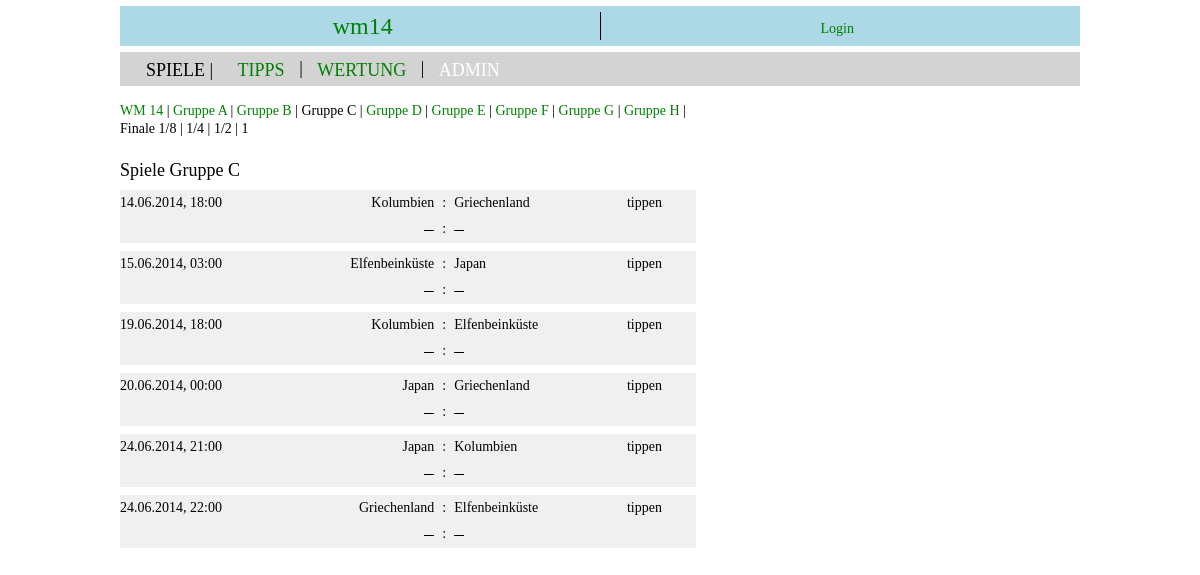
Page /bet/games/4/ on the committed database.
### bet/models.py (models this page shows, shortened)
class Event(models.Model):
    objects = EventManager()
    label = models.CharField(max_length=100, unique=True,  null=False)
    status = models.ForeignKey(Status)
    parent = models.ForeignKey('self', null=True)
    active = models.BooleanField(default=True)
    betpools = models.ManyToManyField(Betpool, through='PoolEvent')

class Team(models.Model):
    objects = TeamManager()
    name = models.CharField(max_length=100, unique=True)
    logo = models.BinaryField()
    active = models.BooleanField(default=True)

### bet/views.py (the view)
# urls.py: url(r'^games/(?P<event>\w+)/$', 'games'),
def games(request, event=1):
    context = RequestContext(request)
    if event == None:
        myevent = Event.objects.all().filter(parent_id=None, active=True)[:1].get()
    else:
        myevent = Event.objects.get(id=event)
    myevents = Event.objects.all().filter(active=True)
    allmatches = Match.objects.all().filter(event=myevent)
    mymatches = []
    for onematch in allmatches:
        opp1 = Opponent.objects.get(match_id=onematch, rank=1)
        opp2 = Opponent.objects.get(match_id=onematch, rank=2)
        team1 = Team.objects.get(id=opp1.team_id)
        team2 = Team.objects.get(id=opp2.team_id)
        mymatches.append(MyMatch(match_id=onematch.id, begin=onematch.begin.strftime('%d.%m.%Y, %H:%M'), status=onematch.status, has_overtime=onematch.has_overtime, has_penalties=onematch.has_penalties, \
                                team1_name=team1.name, team1_logo=team1.logo, team1_active=team1.active, team1_score_regular=opp1.score_regular, team1_score_overtime=opp1.score_overtime, team1_score_penalties=opp1.score_penalties, \
                                team2_name=team2.name, team2_logo=team2.logo, team2_active=team2.active, team2_score_regular=opp2.score_regular, team2_score_overtime=opp2.score_overtime, team2_score_penalties=opp2.score_penalties))
    return render_to_response('bet/games.html', {'body_id': 'games', 'event': myevent, 'events': myevents, 'matches': mymatches }, context )

### templates/bet/games.html (shortened to what this page needs)
{% extends "base.html" %}
{% block content %}
<div class="small-gap"></div>
<div class="subnav">
    {% for ev in events %}
        {% if ev == event %}
            {{ ev.label }} |
        {% else %}
            <a href="{% url 'bet.views.games' ev.id %}">{{ ev.label }}</a> |
        {% endif %}
    {% endfor %}
</div>
<div class="subnav">Finale 1/8 | 1/4 | 1/2 | 1</div>
<div class="gap"></div>
<h2>Spiele {{ event.label }} </h2>
<div class="div-table timetable">
        {% for match in matches %}
            <div class="gap"></div>
            <div class="div-row">
                <div class="div-cell timetable-time">
                    {{ match.begin }}
                </div>
                <div class="div-cell right timetable-team">
                    {{ match.team1_name }}
                </div>
                <div class="div-cell center timetable-spacer">
                    :
                </div>
                <div class="div-cell timetable-team">
                    {{ match.team2_name }}
                </div>
                <div class="div-cell timetable-tip">
                    {% if match.status == 30 %}
                        <a href=#>tippen</a>
                    {% else %}
                        tippen
                    {% endif %}
                </div>
            </div>
            <div class="div-row">
                <div class="div-cell timetable-time">
                </div>
                <div class="div-cell right timetable-team">
                    {% if match.status == 30 and match.team1_score_regular != None %}
                        {{ match.team1_score_regular }}
                    {% else %}
                        <img class="right-spacer" src="{{STATIC_URL}}img/horizontal-line.png">
                        <div style="clear:both"></div>
                    {% endif %}
                </div>
                <div class="div-cell center timetable-spacer">
                    :
                </div>
                <div class="div-cell timetable-team">
                    {% if match.status == 30 and match.team2_score_regular != None %}
                        {{ match.team2_score_regular }}
                    {% else %}
                        <img class="left-spacer" src="{{STATIC_URL}}img/horizontal-line.png">
                        <div style="clear:both"></div>
                    {% endif %}
                </div>
                <div class="div-cell timetable-tip">
                </div>
            </div>
   {% endfor %}
</div>
{% endblock %}

### static/all.css (style rules this page uses)
* { margin: 0px; padding: 0px; border: 0px; font-family: "'Segoe UI', 'Calibri', 'Courier New'"; font-weight: normal; font-size: 14px; line-height: 18px; text-align: justify; }
.div-table { display: table; border-collapse: collapse; width: 100%; height: 100%; }
.div-row { display: table-row; width: 100%; height: 100%; }
.div-cell { display: table-cell; vertical-align: top; height: 100%; }
a, a:link, a:visited, a:active, a:focus { text-decoration: underline; color: green; }
.small-gap { padding-bottom: 10px; }
.gap { padding-bottom: 20px; }
.right { text-align: right; }
.center { text-align: center; }

### static/desktop.css (style rules this page uses)
html { overflow: -moz-scrollbars-vertical; overflow: scroll; }
body { background-color: #FFFFF; background-attachment: scroll; background-repeat: repeat-x; min-width: 320px; max-width: 960px; width: 960px; margin: auto; }
h2 { font-size: 18px; line-height: 24px; }
img { width: 100%; display: block; }
header h1 a, a:link, a:visited, a:active, a:focus { text-decoration: none; }
img.right-spacer { padding-top: 10px; width: 10px; height: 1px; float: right; }
img.left-spacer { padding-top: 10px; width: 10px; height: 1px; float: left; }
.timetable { width: 60%; }
.timetable div { padding: 4px 8px 4px 0px; }
.timetable .div-cell { background-color: #F0F0F0; }
.timetable-time { width: 26%; }
.timetable-team { width: 30%; }
.timetable-spacer { width: 2%; }
.timetable-tip { width: 12%; }

### rows in the picture
Event: label "WM 14"
Event: label "Gruppe A"
Event: label "Gruppe B"
Event: label "Gruppe C"
Event: label "Gruppe D"
Event: label "Gruppe E"
Event: label "Gruppe F"
Event: label "Gruppe G"
Event: label "Gruppe H"
Team: team1_name "Kolumbien" "Kolumbien", team2_name "Kolumbien"
Team: team2_name "Griechenland" "Griechenland", team1_name "Griechenland"
Team: team1_name "Elfenbeinküste", team2_name "Elfenbeinküste" "Elfenbeinküste"
Team: team2_name "Japan", team1_name "Japan" "Japan"

### other values in the picture
{{ match.begin }} "14.06.2014, 18:00" "15.06.2014, 03:00" "19.06.2014, 18:00" "20.06.2014, 00:00" "24.06.2014, 21:00" "24.06.2014, 22:00"
